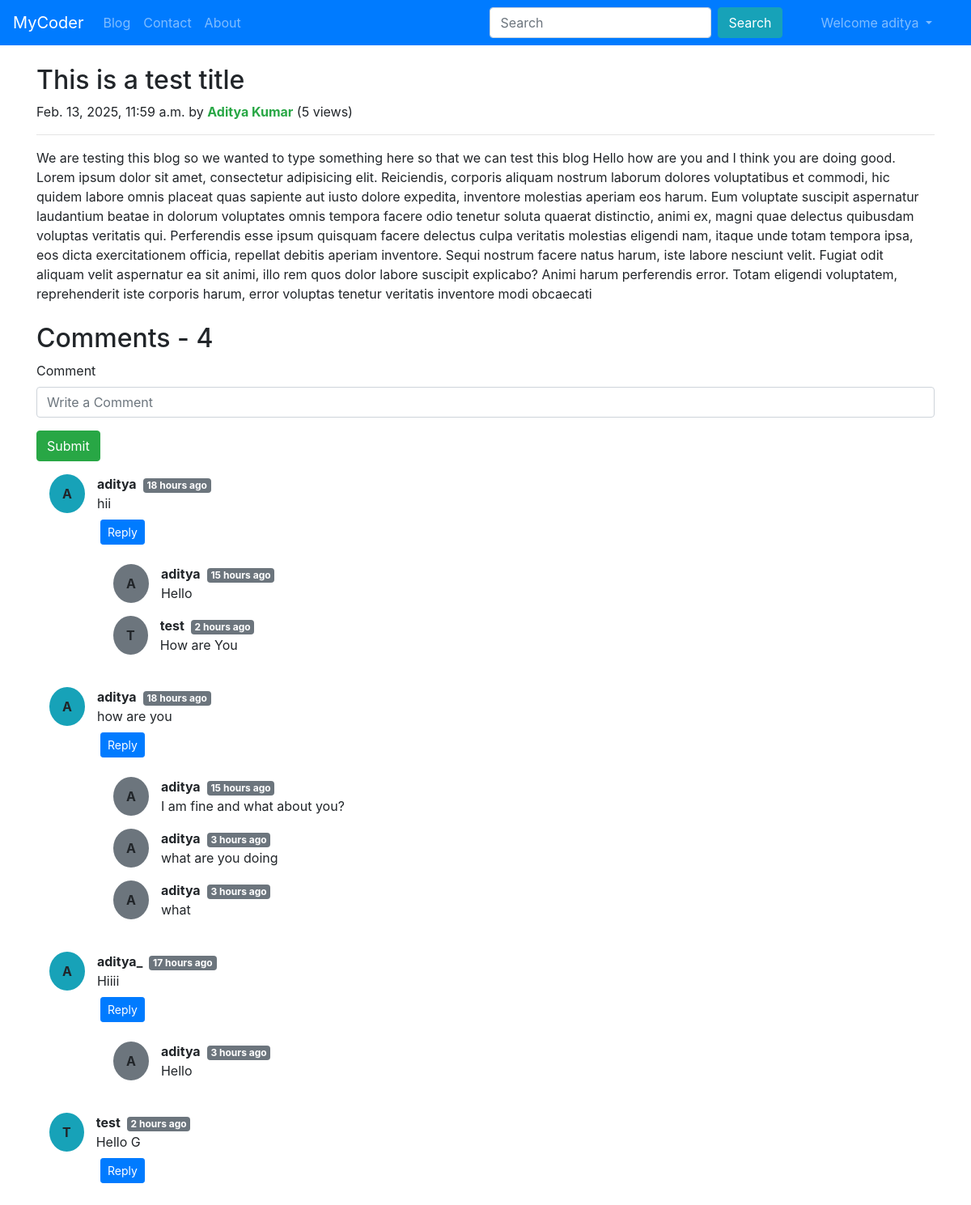
The page /blog/dummy-post (signed in) on the database its author committed.
### blog/models.py (models this page shows, shortened)
class Post(models.Model):
    sno = models.AutoField(primary_key=True)
    title = models.CharField(max_length=50)
    content = models.TextField(max_length=100000)
    views = models.IntegerField(default=0)
    author = models.CharField(max_length=30)
    slug = models.CharField(max_length=30)
    timeStamp = models.DateTimeField(blank=True)

class BlogComment(models.Model):
    sno = models.AutoField(primary_key=True)
    comment = models.TextField()
    user = models.ForeignKey(User, on_delete=models.CASCADE)
    post = models.ForeignKey(Post, on_delete=models.CASCADE) # if post is deleted then also delete the comments
    parent = models.ForeignKey('self', on_delete=models.CASCADE, null=True)
    timeStamp = models.DateTimeField(default=now)

### blog/views.py (the view)
# urls.py: path('<str:slug>', views.blogPost, name='Blog Post'),
def blogPost(request, slug):
    post = Post.objects.get(slug=slug)
    post.views = post.views + 1
    post.save()
    comments = BlogComment.objects.filter(post=post, parent=None)
    replies = BlogComment.objects.filter(post=post).exclude(parent=None)
    repDict = {}
    for reply in replies:
        if reply.parent.sno not in repDict.keys():
            repDict[reply.parent.sno] = [reply]
        else:
            repDict[reply.parent.sno].append(reply)
    context = {'post': post, 'comments': comments, 'user': request.user, 'replyDict': repDict}
    return render(request, 'blog/blogPost.html', context)

### blog/templatetags/extras.py (called while the page is built)
@register.filter(name='get_val')
def get_val(dict, key):
    return dict.get(key)

### templates/blog/blogPost.html (shortened to what this page needs)
{% extends "base.html" %}
{% block body %}
    {% load humanize %}
    {% load extras %}
    <div class="container my-4">
        <div class="blog-post">
            <h2 class="blog-post-title">{{post.title}}</h2>
            <p class="blog-post-meta">{{post.timeStamp}} by <strong class="text-success">{{post.author}}</strong><span> ({{post.views}} views)</span></p>
            <hr>
            <p>{{post.content}}</p>
        </div>
    </div>
    <div class="container">
        <h2>Comments - {{comments.count}}</h2>
        <div class="my-2">
            {% if not user.is_authenticated %}
                <div class="alert alert-warning alert-dismissible fade show" role="alert">
                    <strong>Please login to Post a Comment</strong>
                    <button type="button" class="close" data-dismiss="alert" aria-label="Close">
                      <span aria-hidden="true">&times;</span>
                    </button>
                </div>
            {% else %}
                <form action="/blog/postComment" method="post">{% csrf_token %}
                    <div class="mb-3 form-group">
                        <label for="comment" class="form-label">Comment</label>
                        <input type="text" name="comment" class="form-control" id="comment" placeholder="Write a Comment" required>
                    </div>
                    <button type="submit" class="btn btn-success">Submit</button>
                </form>
            {% endif %}
        </div>
        {% for comment in comments %}
        <div class="m-3 row">
            <div class="bg-info d-flex justify-content-center align-items-center rounded-circle p-1 px-3"><b>{{comment.user.username|slice:"0:1"|upper}}</b></div>
            <div class="col-md-11 ">
                <b>{{comment.user.username}}</b><span class="badge badge-secondary ml-2">{{comment.timeStamp|naturaltime}}</span>
                <div>{{comment.comment}}</div>
            </div>
            <div class="reply mx-5 my-2 col-md-11">
                {% if user.is_authenticated %}
                    <button class="btn btn-primary btn-sm mb-2" type="button" data-toggle="collapse" data-target="#replyBox{{comment.sno}}" aria-expanded="false" aria-controls="replyBox{{comment.sno}}">
                        Reply
                    </button>
                {% endif %}
                <div class="replies">
                    {% for reply in replyDict|get_val:comment.sno %}
                    <div class="row m-3">
                        <div class="bg-secondary d-flex justify-content-center align-items-center rounded-circle p-1 px-3"><b>{{reply.user.username|slice:"0:1"|upper}}</b></div>
                    <div class="col-md-11">
                        <b>{{reply.user.username}}</b><span class="badge badge-secondary ml-2">{{reply.timeStamp|naturaltime}}</span>
                        <div>{{reply.comment}}</div>
                    </div>
                    </div>
                    {% endfor %}
                </div>
            </div>
        </div>
        {% endfor %}
    </div>
{% endblock body %}

### templates/base.html (shortened to what this page needs)
<!DOCTYPE html>
<html lang="en">
  <head>
    <link rel="stylesheet" href="https://cdn.jsdelivr.net/npm/bootstrap@4.6.2/dist/css/bootstrap.min.css">
  </head>
  <nav class="navbar navbar-expand-lg navbar-dark bg-primary">
    <a class="navbar-brand" href="/">MyCoder</a>
    <div class="collapse navbar-collapse" id="navbarSupportedContent">
      <ul class="navbar-nav mr-auto">
        <li class="nav-item">
          <a class="nav-link {% block blog %}{% endblock blog %}" href="/blog">Blog</a>
        </li>
        <li class="nav-item">
          <a class="nav-link {% block contact %}{% endblock contact %}" href="/contact">Contact</a>
        </li>
        <li class="nav-item">
          <a class="nav-link {% block about %}{% endblock about %}" href="/about">About</a>
        </li>
      </ul>
      <form class="form-inline my-2 my-lg-0 mx-3" action="/search">
        <input class="form-control mr-sm-2" type="search" name='search' id="search" placeholder="Search" aria-label="Search">
        <button class="btn btn-info my-2 my-sm-0" type="submit">Search</button>
      </form>
      {% if not user.is_authenticated %}
        <button type="button" class="btn btn-info mx-2" data-toggle="modal" data-target="#loginModal">
          Login
        </button>
        <button type="button" class="btn btn-info" data-toggle="modal" data-target="#signupModal">
          Signup
        </button>
      {% else %}
        <ul class="navbar-nav mx-4">
          <li class="nav-item dropdown">
            <a class="nav-link dropdown-toggle" href="#" role="button" data-toggle="dropdown" aria-expanded="false">
              Welcome {{request.user}}
            </a>
          </li>
        </ul>
      {% endif %}
    </div>
  </nav>
  {% block body %}{% endblock body %}
</html>

### rows shown on the page
Post: title "This is a test title", timeStamp "Feb. 13, 2025, 11:59 a.m.", author "Aditya Kumar", views "5", content "We are testing this blog so we wanted to type something here so that we can test this blog Hello how are you and I think you are doing good. Lorem ipsum dolor sit amet, consectetur adipisicing elit. Reiciendis, corporis aliquam nostrum laborum dolores voluptatibus et commodi, hic quidem labore omnis placeat quas sapiente aut iusto dolore expedita, inventore molestias aperiam eos harum. Eum voluptate suscipit aspernatur laudantium beatae in dolorum voluptates omnis tempora facere odio tenetur soluta quaerat distinctio, animi ex, magni quae delectus quibusdam voluptas veritatis qui. Perferendis esse ipsum quisquam facere delectus culpa veritatis molestias eligendi nam, itaque unde totam…"
BlogComment: user.username "A", user.username "aditya", timeStamp "18 hours ago", comment "hii"
BlogComment: user.username "A", user.username "aditya", timeStamp "15 hours ago", comment "Hello"
BlogComment: user.username "T", user.username "test", timeStamp "2 hours ago", comment "How are You"
BlogComment: user.username "A", user.username "aditya", timeStamp "18 hours ago", comment "how are you"
BlogComment: user.username "A", user.username "aditya", timeStamp "15 hours ago", comment "I am fine and what about you?"
BlogComment: user.username "A", user.username "aditya", timeStamp "3 hours ago", comment "what are you doing"
BlogComment: user.username "A", user.username "aditya", timeStamp "3 hours ago", comment "what"
BlogComment: user.username "A", user.username "aditya_", timeStamp "17 hours ago", comment "Hiiii"
BlogComment: user.username "A", user.username "aditya", timeStamp "3 hours ago", comment "Hello"
BlogComment: user.username "T", user.username "test", timeStamp "2 hours ago", comment "Hello G"

### other values the page prints
{{ request.user }} "aditya"
{{ comments.count }} "4"
